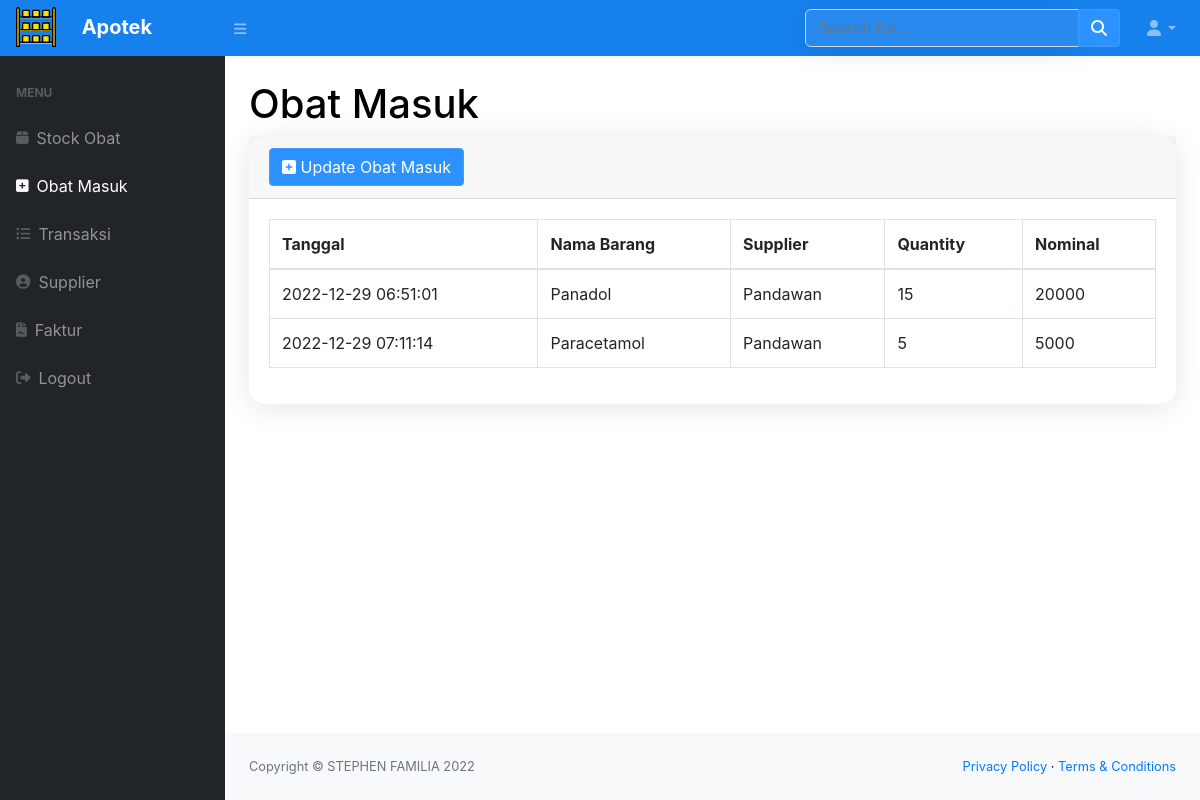
The page /masuk.php (signed in) on the database as committed earlier.
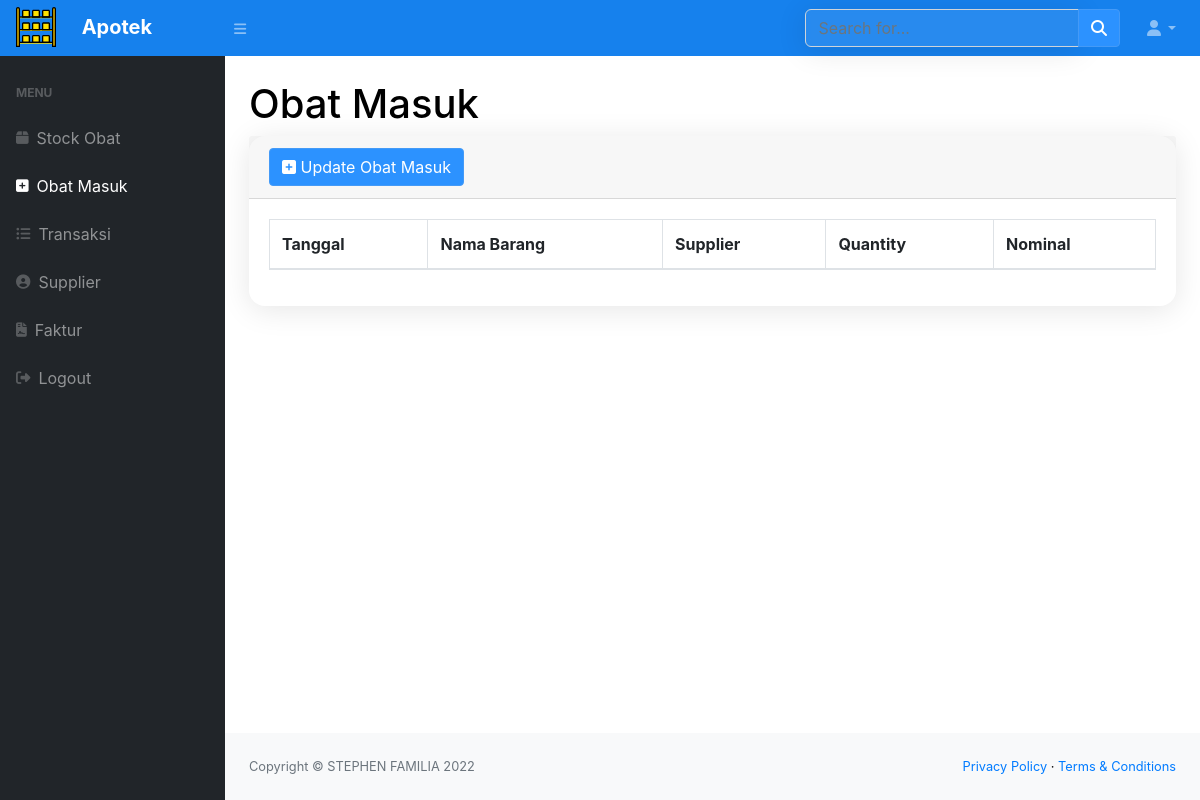
The same page on the database as committed later.
### tables this page shows
CREATE TABLE `masuk` (
  `idmasuk` int NOT NULL,
  `idobat` int NOT NULL,
  `kuantitas` int NOT NULL,
  `supplier` varchar(100) NOT NULL,
  `tanggal` timestamp NOT NULL DEFAULT CURRENT_TIMESTAMP ON UPDATE CURRENT_TIMESTAMP,
  `besarharga` int NOT NULL
);

CREATE TABLE `stock` (
  `idobat` int NOT NULL,
  `merek_dagang` varchar(50) NOT NULL,
  `harga` int NOT NULL,
  `satuan` enum('item','tablet','kapsul','tetesan','suppositori','hirup') NOT NULL,
  `exp_date` date NOT NULL,
  `stock` int NOT NULL,
  `supplier` int NOT NULL
);

CREATE TABLE `supplier` (
  `idsup` int NOT NULL,
  `nama_supplier` varchar(100) NOT NULL,
  `alamat` varchar(100) DEFAULT NULL,
  `no_telp` varchar(20) DEFAULT NULL
);

### masuk.php (the view, shortened to what this page needs)
<?php
require 'function.php';
include 'head.php';
?>
<body class="sb-nav-fixed">
  <?php include 'nav.php' ?>
  <div id="layoutSidenav_content">
    <main>
      <div class="container-fluid">
        <h1 class="mt-4">Obat Masuk</h1>
        <div class="card mb-4">
          <div class="card-header">
            <button type="button" class="btn btn-primary" data-toggle="modal" data-target="#myModal">
              <i class="fa fa-plus-square"></i> Update Obat Masuk
            </button>
          </div>
          <div class="card-body">
            <div class="table-responsive">
              <table class="table table-bordered" id="dataTable" width="100%" cellspacing="0">
                <thead>
                  <tr>
                    <th>Tanggal</th>
                    <th>Nama Barang</th>
                    <th>Supplier</th>
                    <th>Quantity</th>
                    <th>Nominal</th>
                  </tr>
                </thead>
                <tbody>
                  <?php
                  $ambilsemuadatastock = mysqli_query($conn, "SELECT * from masuk m,supplier p, stock s where s.idobat = m.idobat and p.idsup = m.supplier");
                  while ($data = mysqli_fetch_array($ambilsemuadatastock)) {
                    $tanggal = $data['tanggal'];
                    $namabarang = $data['merek_dagang'];
                    $supplier = $data['nama_supplier'];
                    $kuantitas = $data['kuantitas'];
                    $besarharga = $data['besarharga'];
                    ?>
                    <tr>
                      <td><?= $tanggal ?></td>
                      <td>
                        <?= $namabarang ?>
                      </td>
                      <td><?= $supplier ?></td>
                      <td>
                        <?= $kuantitas ?>
                      </td>
                      <td><?= $besarharga ?></td>
                    </tr>
                    <?php
                  }
                  ?>
                </tbody>
              </table>
            </div>
          </div>
        </div>
      </div>
    </main>
    <footer class="py-4 bg-light mt-auto">
      <div class="container-fluid">
        <div class="d-flex align-items-center justify-content-between small">
          <div class="text-muted">Copyright &copy; STEPHEN FAMILIA 2022</div>
          <div>
            <a href="#">Privacy Policy</a>
            &middot;
            <a href="#">Terms &amp; Conditions</a>
          </div>
        </div>
      </div>
    </footer>
  </div>
  </div>
</body>
      </html>

### head.php (shortened to what this page needs)
<!DOCTYPE html>
<html lang="en">
    <head>
        <link href="css/styles.css" rel="stylesheet" />
        <link href="https://cdn.datatables.net/1.10.20/css/dataTables.bootstrap4.min.css" rel="stylesheet" />
        <link href="css/styles.css" rel="stylesheet" />
    </head>

### nav.php (shortened to what this page needs)
<nav class="sb-topnav navbar navbar-expand navbar-dark bg-dark">
            <a class="navbar-brand" href="index.php">
                <img style="margin-top:-3px;margin-right:20px;width: 40px;height: 40px;" src="assets/img/logo.svg" alt="Logo">
                <span style="font-size:20px;font-weight:bold;">Apotek</span></a>
            <button class="btn btn-link btn-sm order-1 order-lg-0" id="sidebarToggle" href="#"><i class="fas fa-bars"></i></button>
            <form class="d-none d-md-inline-block form-inline ml-auto mr-0 mr-md-3 my-2 my-md-0">
                <div class="input-group">
                    <input class="form-control" type="text" placeholder="Search for..." aria-label="Search" aria-describedby="basic-addon2" />
                    <div class="input-group-append">
                        <button class="btn btn-primary" type="button"><i class="fas fa-search"></i></button>
                    </div>
                </div>
            </form>
            <ul class="navbar-nav ml-auto ml-md-0">
                <li class="nav-item dropdown">
                    <a class="nav-link dropdown-toggle" id="userDropdown" href="#" role="button" data-toggle="dropdown" aria-haspopup="true" aria-expanded="false"><i class="fas fa-user fa-fw"></i></a>
                </li>
            </ul>
        </nav>
        <div id="layoutSidenav">
            <div id="layoutSidenav_nav">
                <nav class="sb-sidenav accordion sb-sidenav-dark" id="sidenavAccordion">
                    <div class="sb-sidenav-menu">
                        <div class="nav">
                            <div class="sb-sidenav-menu-heading">Menu</div>
                            <a class="nav-link" href="index.php">
                                <div class="sb-nav-link-icon"><i class="fa-solid fa-box"></i></div>
                                Stock Obat
                            </a>
                            <a class="nav-link" href="masuk.php">
                                <div class="sb-nav-link-icon"><i class="fa fa-plus-square"></i></div>
                                Obat Masuk
                            </a>
                            <a class="nav-link" href="keluar.php">
                                <div class="sb-nav-link-icon"><i class="fas fa-list-ul"></i></div>
                                Transaksi
                            </a>
                            <a class="nav-link" href="supplier.php">
                                <div class="sb-nav-link-icon"><i class="fas fa-user-circle"></i></div>
                                Supplier
                            </a>
                            <a class="nav-link" href="faktur.php">
                                <div class="sb-nav-link-icon"><i class="fas fa-file-contract"></i></div>
                                Faktur
                            </a>
                            <a class="nav-link" href="logout.php">
                                <div class="sb-nav-link-icon"><i class="fa-solid fa-right-from-bracket"></i></div>
                                Logout
                            </a>
                </nav>
            </div>

Rows that differ between the two databases and show on the page:
removed masuk: tanggal "2022-12-29 06:51:01", idobat.merek_dagang "Panadol", supplier.nama_supplier "Pandawan", kuantitas "15", besarharga "20000"
removed masuk: tanggal "2022-12-29 07:11:14", idobat.merek_dagang "Paracetamol", supplier.nama_supplier "Pandawan", kuantitas "5", besarharga "5000"
